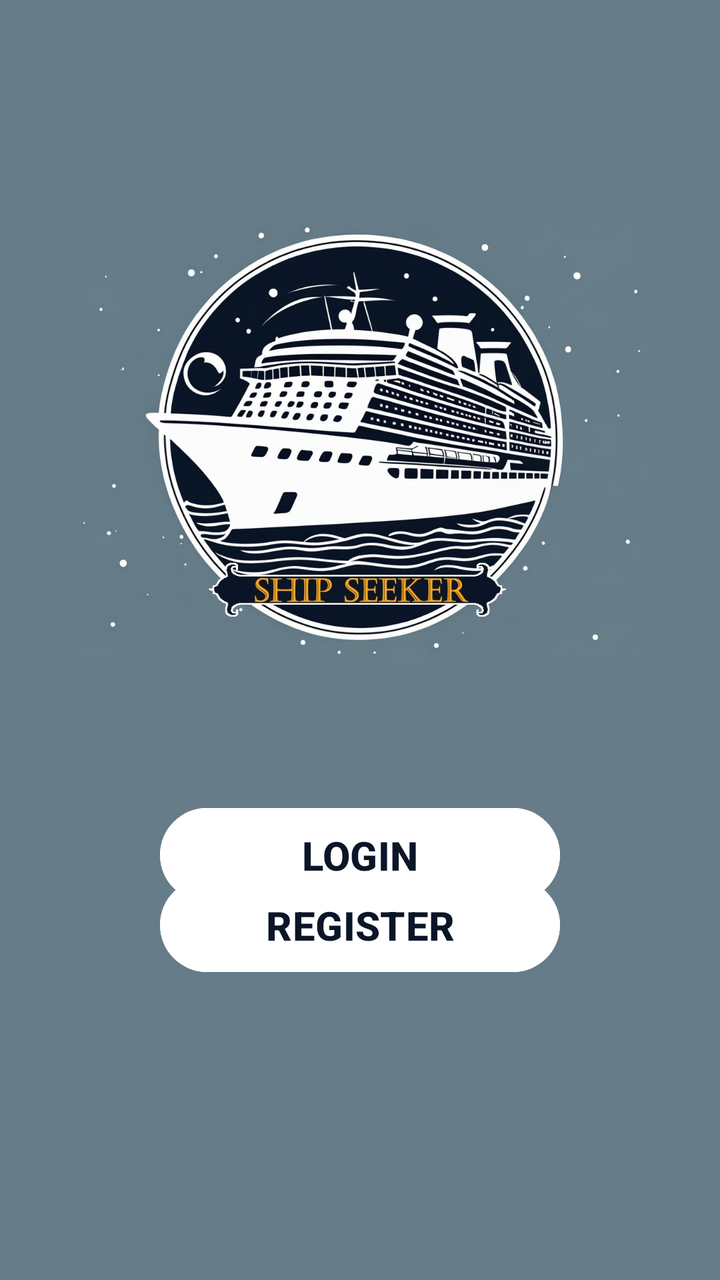
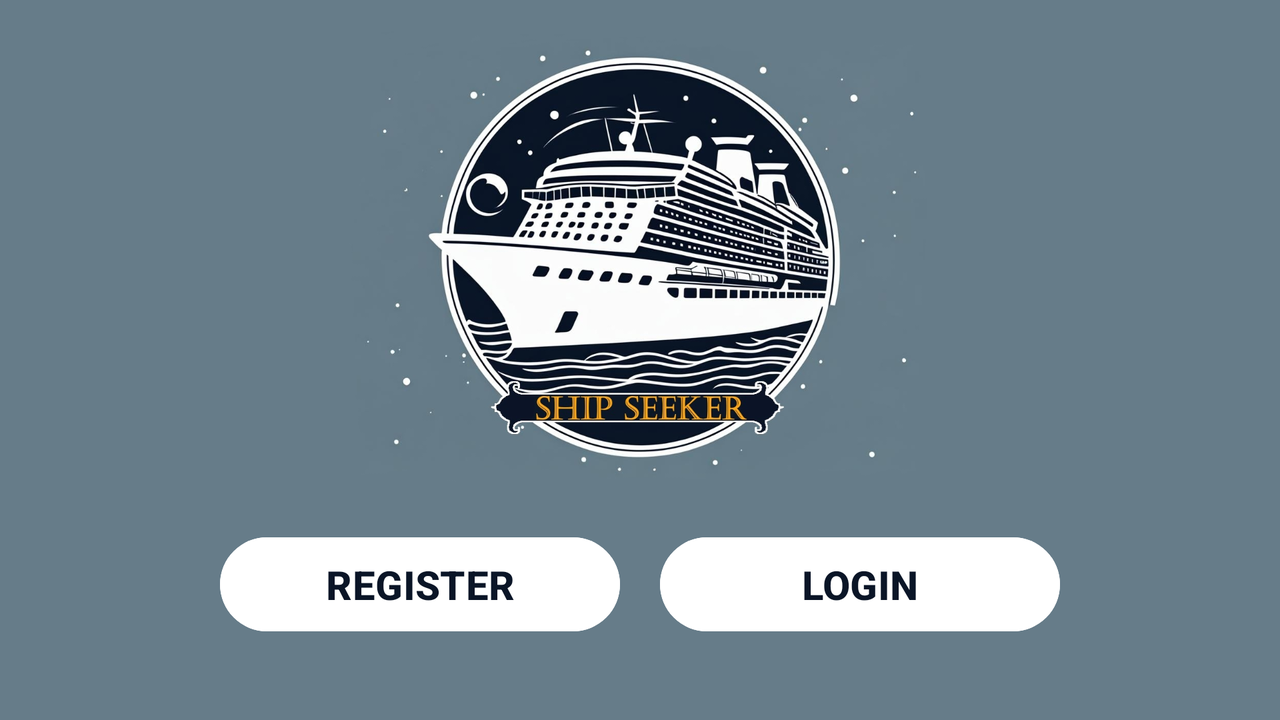

First picture: res/layout/ on a phone held upright. Second picture: the repository's own variant of that layout, on a device whose configuration matches the variant's folder. Source for both follows.
<!-- AndroidManifest.xml: application theme Base -->
<!-- res/layout/main_menu.xml -->
<?xml version="1.0" encoding="utf-8"?>
<androidx.constraintlayout.widget.ConstraintLayout xmlns:android="http://schemas.android.com/apk/res/android"
    xmlns:app="http://schemas.android.com/apk/res-auto"
    xmlns:tools="http://schemas.android.com/tools"
    android:id="@+id/main"
    android:layout_width="match_parent"
    android:layout_height="match_parent"
    android:background="@color/background"
    tools:context=".MainActivity">

    <ImageView
        android:id="@+id/logo"
        android:layout_width="0dp"
        android:layout_height="300dp"
        android:layout_marginStart="30dp"
        android:layout_marginTop="70dp"
        android:layout_marginEnd="30dp"
        android:layout_marginBottom="15dp"
        android:contentDescription="@string/app_name"
        app:layout_constraintBottom_toTopOf="@+id/go_to_login"
        app:layout_constraintEnd_toEndOf="parent"
        app:layout_constraintHorizontal_bias="0.0"
        app:layout_constraintStart_toStartOf="parent"
        app:layout_constraintTop_toTopOf="parent"
        app:srcCompat="@drawable/logo" />

    <Button
        android:id="@+id/go_to_login"
        android:layout_width="200dp"
        android:layout_height="55dp"
        android:layout_marginTop="30dp"
        android:onClick="openLogin"
        android:text="@string/login"
        android:textColor="@color/dark_blue"
        android:theme="@style/WhiteBtn"
        app:layout_constraintEnd_toEndOf="parent"
        app:layout_constraintStart_toStartOf="parent"
        app:layout_constraintTop_toBottomOf="@+id/logo"
        app:rippleColor="@color/gold" />

    <Button
        android:id="@+id/go_to_register"
        android:layout_width="200dp"
        android:layout_height="55dp"
        android:layout_marginTop="30dp"
        android:layout_marginBottom="200dp"
        android:onClick="openRegister"
        android:text="@string/register"
        android:textColor="@color/dark_blue"
        android:theme="@style/WhiteBtn"
        app:layout_constraintBottom_toBottomOf="parent"
        app:layout_constraintEnd_toEndOf="parent"
        app:layout_constraintStart_toStartOf="parent"
        app:layout_constraintTop_toBottomOf="@+id/go_to_login"
        app:rippleColor="@color/gold" />

</androidx.constraintlayout.widget.ConstraintLayout>
<!-- resources referenced by this layout -->
<resources>
  <color name="background">#667C89</color>
  <color name="dark_blue">#0A1527</color>
  <color name="gold">#F4A727</color>
  <!-- drawable logo: jpg bitmap (drawable, 204624 bytes) -->
  <string name="app_name">ShipSeeker</string>
  <string name="login">Login</string>
  <string name="register">Register</string>
  <style name="WhiteBtn" parent="Widget.AppCompat.Button">
          <item name="android:backgroundTint">@color/white</item>
          <item name="android:textAllCaps">true</item>
          <item name="android:textSize">20sp</item>
          <item name="android:textStyle">bold</item>
      </style>
  <style name="Base" parent="Theme.Material3.DayNight.NoActionBar">
          <item name="colorAccent">@color/gold</item>
      </style>
  <color name="white">#FFFFFFFF</color>
</resources>
<!-- res/layout-land/main_menu.xml (the repository's variant of the layout above) -->
<!-- drawn on the phone turned sideways -->
<?xml version="1.0" encoding="utf-8"?>
<androidx.constraintlayout.widget.ConstraintLayout xmlns:android="http://schemas.android.com/apk/res/android"
    xmlns:app="http://schemas.android.com/apk/res-auto"
    xmlns:tools="http://schemas.android.com/tools"
    android:id="@+id/main"
    android:layout_width="match_parent"
    android:layout_height="match_parent"
    android:background="@color/background"
    tools:context=".MenuActivity">

    <ImageView
        android:id="@+id/logo"
        android:layout_width="0dp"
        android:layout_height="230dp"
        android:layout_marginStart="30dp"
        android:layout_marginTop="15dp"
        android:layout_marginEnd="30dp"
        android:contentDescription="@string/app_name"
        app:layout_constraintEnd_toEndOf="parent"
        app:layout_constraintHorizontal_bias="0.0"
        app:layout_constraintStart_toStartOf="parent"
        app:layout_constraintTop_toTopOf="parent"
        app:srcCompat="@drawable/logo" />

    <Button
        android:id="@+id/go_to_login"
        android:layout_width="200dp"
        android:layout_height="55dp"
        android:onClick="openLogin"
        android:text="@string/login"
        android:textColor="@color/dark_blue"
        android:theme="@style/WhiteBtn"
        app:layout_constraintBottom_toBottomOf="parent"
        app:layout_constraintEnd_toEndOf="parent"
        app:layout_constraintHorizontal_bias="0.75"
        app:layout_constraintStart_toStartOf="parent"
        app:layout_constraintTop_toBottomOf="@+id/logo"
        app:layout_constraintVertical_bias="0.32999998"
        app:rippleColor="@color/gold" />

    <Button
        android:id="@+id/go_to_register"
        android:layout_width="200dp"
        android:layout_height="55dp"
        android:onClick="openRegister"
        android:text="@string/register"
        android:textColor="@color/dark_blue"
        android:theme="@style/WhiteBtn"
        app:layout_constraintBottom_toBottomOf="parent"
        app:layout_constraintEnd_toEndOf="parent"
        app:layout_constraintHorizontal_bias="0.25"
        app:layout_constraintStart_toStartOf="parent"
        app:layout_constraintTop_toBottomOf="@+id/logo"
        app:layout_constraintVertical_bias="0.32999998"
        app:rippleColor="@color/gold" />

</androidx.constraintlayout.widget.ConstraintLayout>
